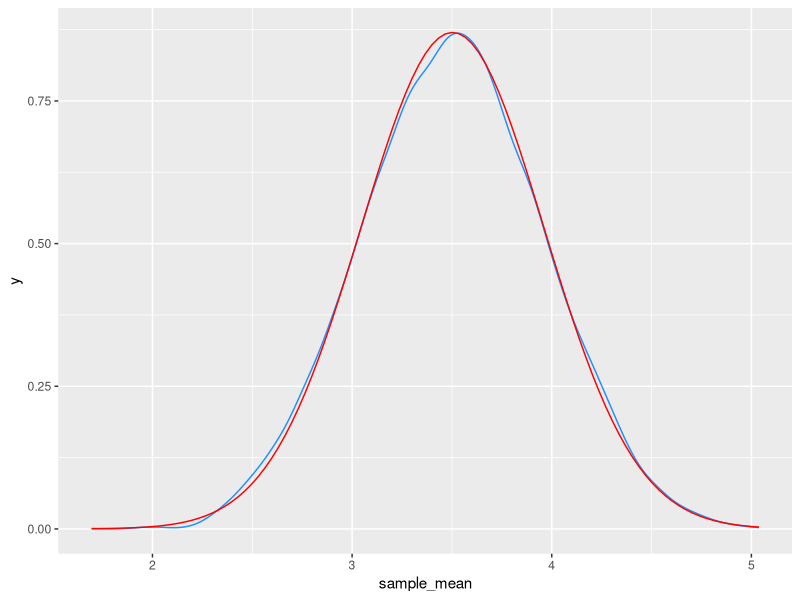

Source code (R):
#qnorm(.5, 15, 4)




# 3 die ostatistics Oct 30:
library(tidyverse)
set.seed(12345)
unif_means_ten <- numeric(10) # space for big results (vector of Os)
for (i in 1:10000){
  x <- runif(10, min = 1, max = 6) # draw random sample with 10 observations each
  unif_means_ten[i] <- mean(x) # compute mean for each ith sample
}
my_sim <- unif_means_ten %>% tibble(sample_mean = .)
my_sim

mm <- mean(unif_means_ten) # mean of the sampling distribution of means
mm

sem <- sd(unif_means_ten) # sem
sem


graph <- ggplot(my_sim, aes(x = sample_mean)) +
  geom_density(color = "dodgerblue") +
  stat_function(fun = dnorm, args = list(mean = mm, sd = sem), color = "red")

graph
